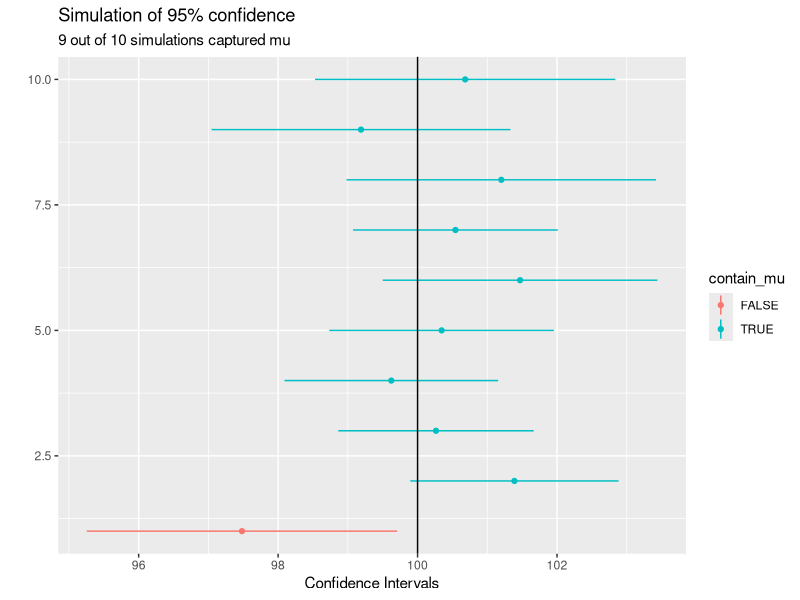

Source code (R):
# Example 1

set.seed(2320)
myvalues <- rnorm(50, mean = 100, sd = 5)

t.test(myvalues, alternative = "two.sided", mu = 100)
t.test(myvalues, alternative = "greater", mu = 100)
t.test(myvalues, alternative = "less", mu = 100)





# Example 2 - Try this on your own

t.test(iris$Petal.Length, mu = 1.2, alternative = "greater")
t.test(iris$Petal.Length, conf.level = 0.9)





# Note under Example 2

# store t.test() output in an object called out
out <- t.test(x = myvalues, alternative = "two.sided", mu = 100)

# print the output of the t.test() function
out 

# tells us what information is stored in this output
summary(out)

# tells us out is a list object and describes each element of the list
str(out)

# list names that we can call to pull out pieces of this output
names(out)

# prints the test statistic - includes a label (t)
out$statistic

# prints the p-value - includes just the number
out$p.value

# prints the test statistic - include $statistic, the label (t), and the number
out[1]





# Example 3 - What happens for different levels of confidence

loc <- c(0.90, 0.95, 0.99)
ci <- matrix(NA, nrow = 3, ncol = 2)
out1 <- t.test(x=myvalues, alternative="two.sided", mu=100, conf.level=loc[1])
out2 <- t.test(x=myvalues, alternative="two.sided", mu=100, conf.level=loc[2])
out3 <- t.test(x=myvalues, alternative="two.sided", mu=100, conf.level=loc[3])

ci[1, ] <- out1$conf.int[1:2]
ci[2, ] <- out2$conf.int[1:2]
ci[3, ] <- out3$conf.int[1:2]

#How wide are the intervals?
diff <- ci[, 2] - ci[, 1]
cbind(loc, diff)

#Where are they centered?
apply(ci, 1, mean)
mean(myvalues)





# Example 4 - What happens if we change sample size?

set.seed(2320)
myvalues10 <- rnorm(10, 100, 1)
myvalues30 <- rnorm(30, 100, 1)
myvalues100 <- rnorm(100, 100, 1)
loc <- c(0.90, 0.95, 0.99)
ci <- matrix(NA, nrow = 3, ncol = 2)
out1 <- t.test(x=myvalues10, alternative="two.sided", mu=100, conf.level=loc[1])
out2 <- t.test(x=myvalues30, alternative="two.sided", mu=100, conf.level=loc[1])
out3 <- t.test(x=myvalues100, alternative="two.sided", mu=100,conf.level=loc[1])

ci[1, ] <- out1$conf.int[1:2]
ci[2, ] <- out2$conf.int[1:2]
ci[3, ] <- out3$conf.int[1:2]

#How wide are the intervals?
diff <- ci[, 2] - ci[, 1]
cbind(c(10, 30, 100), diff)

#Where are they centered?
apply(ci,1,mean)
mean(myvalues10)
mean(myvalues30)
mean(myvalues100)





#Example 5 - Let's explore the concept of being __% confident.

nsim <- 10
n <- 30
std <- 5
loc <- 0.95

output <-replicate(nsim, t.test(rnorm(n, 100, std), mu = 100, 
                                alternative = "two.sided", 
                                conf.level = loc)$conf.int[1:2])

output <- t(output) # Make each row a CI instead of each column

# contain_mu is TRUE if 100 is in our CI and FALSE if it isn’t
# The line after that determines what proportion of our CIs contained mu

contain_mu <- output[, 1] <= 100 & output[, 2] >= 100
sum(contain_mu) / nsim





# Example 6 - Let's continue to investigate the level of confidence

library(ggplot2)
mydata <- data.frame(row = 1:length(output[, 1]), 
                     point.estimate = apply(output, 1, mean), 
                     lower.bound = output[, 1], 
                     upper.bound = output[, 2], contain_mu = contain_mu)

ggplot(mydata, aes(x = row, y = point.estimate, color = contain_mu)) +  
  geom_pointrange(aes(ymin = lower.bound, ymax = upper.bound), size = 0.2) + 
  coord_flip() +
  geom_hline(yintercept = 100) +
  labs(title = paste0("Simulation of ", loc*100, "% confidence"),
       subtitle = paste0(sum(contain_mu), " out of ", nsim, 
                         " simulations captured mu"),
       x = "",
       y = "Confidence Intervals")
